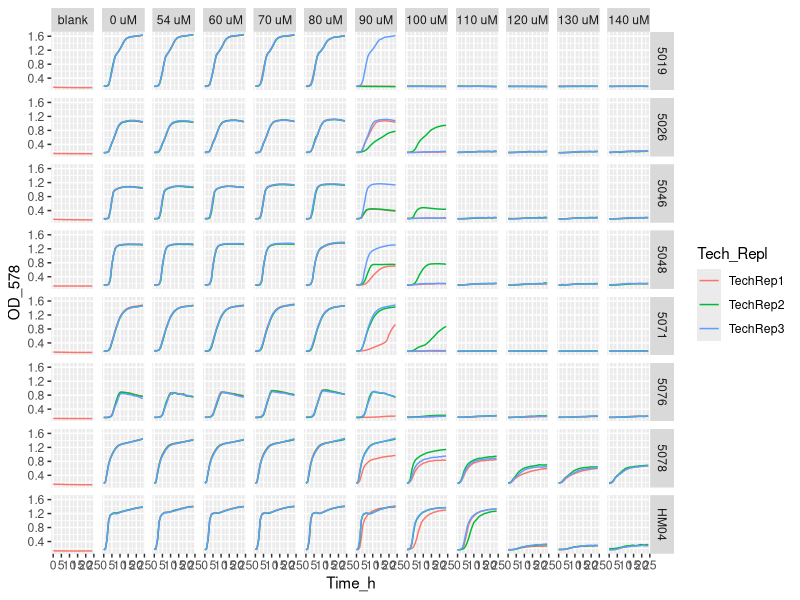
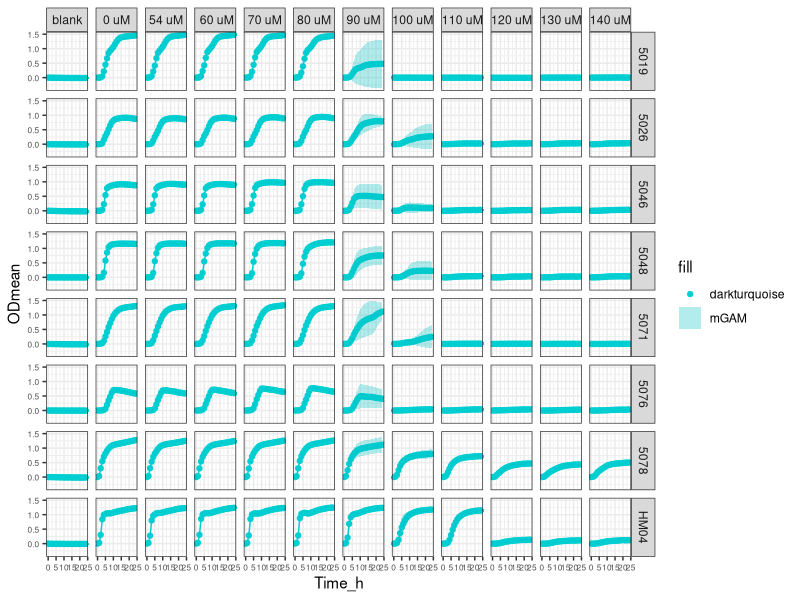

Generate these figures, in order, with R:
setwd("~/ITQB/Plate readings/Exp11_3plates_24112023")

library(tidyverse)

library(readxl)
Exp11 <- Exp11_3plates_24112023 <- read_excel("Exp11_3plates_24112023_final_final.xlsx")
View(Exp11) 

Exp11_v1 <- Exp11 %>%
  pivot_longer(names_to = "Condition", values_to = "OD_578", cols = -Time_h)
Exp11_v1
View(Exp11_v1)


Exp11_v2 <- separate(Exp11_v1, Condition, 
                     c("Strain",
                       "Transfer_medium",
                       "Zn_condition", 
                       "Tech_Repl",
                       "Biol_Repl",
                       "TPEN_conc",
                       "Well_number"), 
                     sep = "_", remove = FALSE,
                     convert = FALSE)
View(Exp11_v2)

Exp11_v2$OD_578 <- as.numeric (Exp11_v2$OD_578) #Because OD_578 values are character

Exp11_v2$TPEN_conc <- factor(Exp11_v2$TPEN_conc, levels = c("ctrTPENcells",
                                                            "ctrTPENwZn",
                                                            "ctrTPEN",
                                                            "3.6",
                                                            "4.8",
                                                            "6",
                                                            "7.2",
                                                            "8.4",
                                                            "9.6",
                                                            "10.8",
                                                            "12",
                                                            "14",
                                                            "16",
                                                            "18",
                                                            "20",
                                                            "22",
                                                            "24",
                                                            "26",
                                                            "28"))

Exp11_v2 <- Exp11_v2 %>% mutate(TPEN_conc = recode (TPEN_conc,
                                                    "ctrTPENcells" = "blank",
                                                    "ctrTPEN" = "0 uM",
                                                    "10.8" = "54 uM",
                                                    "12" = " 60 uM",
                                                    "14" = "70 uM",
                                                    "16" = "80 uM",
                                                    "18" = "90 uM",
                                                    "20" = "100 uM",
                                                    "22" = "110 uM",
                                                    "24" = "120 uM",
                                                    "26" = "130 uM",
                                                    "28" = "140 uM"))

Exp11_v2$Strain <- factor(Exp11_v2$Strain, levels = c("5019",
                                                      "5026",
                                                      "5046",
                                                      "5048",
                                                      "5071",
                                                      "5076",
                                                      "5078",
                                                      "HM04"))

Exp11_v2 %>%
  ggplot(aes(x= Time_h, y=OD_578, color = Tech_Repl)) +
  geom_line() +
  facet_grid (Strain ~ TPEN_conc)

Exp11_v3<- Exp11_v2 %>% group_by(Strain, Transfer_medium, Zn_condition, Tech_Repl, Biol_Repl, Well_number) %>%
  mutate(blank = Time_h ==0)

View(Exp11_v3)

Exp11_v4 <- Exp11_v3 %>%
  group_by(Strain, Transfer_medium, Zn_condition, Tech_Repl, Biol_Repl, Well_number) %>%
  mutate(OD = OD_578 - OD_578[blank]) %>%
  ungroup()


View(Exp11_v4)

#Obtain the mean and sd
Exp11_v5 <- Exp11_v4 %>% group_by(Time_h, Strain, Transfer_medium, TPEN_conc) %>%
  summarise(ODmean = mean(OD), sdOD = sd(OD), n())

Exp11_v5$Strain <- factor(Exp11_v5$Strain, levels = c("5019",
                                                     "5026",
                                                     "5046",
                                                     "5048",
                                                     "5071",
                                                     "5076",
                                                     "5078",
                                                     "HM04"               
))


Exp11_v5 <- Exp11_v5 %>% mutate(TPEN_conc = recode (TPEN_conc,
                                                    "ctrTPENcells" = "blank",
                                                    "ctrTPEN" = "0 uM",
                                                    "10.8" = "54 uM",
                                                    "12" = " 60 uM",
                                                    "14" = "70 uM",
                                                    "16" = "80 uM",
                                                    "18" = "90 uM",
                                                    "20" = "100 uM",
                                                    "22" = "110 uM",
                                                    "24" = "120 uM",
                                                    "26" = "130 uM",
                                                    "28" = "140 uM"))


# stocks conc / 0.001(mM --> uM) / d.f (=2)--> conc TPEN (now in the table)


Exp11_v5  %>% 
  ggplot(aes(x = Time_h,
             y = ODmean,
             color = Transfer_medium,
             fill = "darkturquoise"
  )) +
  geom_point(color = "darkturquoise") + 
  geom_line(color = "darkturquoise") +
  geom_ribbon(aes(ymin=ODmean-sdOD, ymax=ODmean+sdOD, fill = Transfer_medium), 
              alpha = 0.3, colour = NA) + 
  facet_grid (Strain ~ TPEN_conc) +
  theme_bw() +
  theme(
    axis.text = element_text(size = 6)  # Decrease the size of the numbers on the axes
  )
